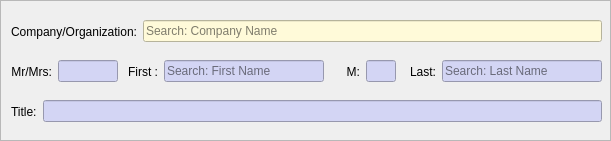
  <widget class="QFrame" name="nameFrame">
   <property name="geometry">
    <rect>
     <x>10</x>
     <y>10</y>
     <width>611</width>
     <height>141</height>
    </rect>
   </property>
   <property name="frameShape">
    <enum>QFrame::StyledPanel</enum>
   </property>
   <property name="frameShadow">
    <enum>QFrame::Raised</enum>
   </property>
   <widget class="QWidget" name="layoutWidget">
    <property name="geometry">
     <rect>
      <x>11</x>
      <y>91</y>
      <width>591</width>
      <height>41</height>
     </rect>
    </property>
    <layout class="QHBoxLayout" name="horizontalLayout_3">
     <item>
      <widget class="QLabel" name="credLabel">
       <property name="text">
        <string>Title:</string>
       </property>
       <property name="buddy">
        <cstring>credLineEdit</cstring>
       </property>
      </widget>
     </item>
     <item>
      <widget class="QLineEdit" name="credLineEdit">
       <property name="styleSheet">
        <string notr="true">background-color: rgb(211, 213, 244);</string>
       </property>
      </widget>
     </item>
    </layout>
   </widget>
   <widget class="QWidget" name="layoutWidget">
    <property name="geometry">
     <rect>
      <x>11</x>
      <y>51</y>
      <width>591</width>
      <height>41</height>
     </rect>
    </property>
    <layout class="QHBoxLayout" name="horizontalLayout_2">
     <item>
      <widget class="QLabel" name="mrmrsLabel">
       <property name="maximumSize">
        <size>
         <width>55</width>
         <height>16777215</height>
        </size>
       </property>
       <property name="text">
        <string>Mr/Mrs:</string>
       </property>
       <property name="alignment">
        <set>Qt::AlignRight|Qt::AlignTrailing|Qt::AlignVCenter</set>
       </property>
       <property name="buddy">
        <cstring>mrmrsLineEdit</cstring>
       </property>
      </widget>
     </item>
     <item>
      <widget class="QLineEdit" name="mrmrsLineEdit">
       <property name="maximumSize">
        <size>
         <width>60</width>
         <height>16777215</height>
        </size>
       </property>
       <property name="styleSheet">
        <string notr="true">background-color: rgb(211, 213, 244);</string>
       </property>
      </widget>
     </item>
     <item>
      <widget class="QLabel" name="firstnameLabel">
       <property name="maximumSize">
        <size>
         <width>40</width>
         <height>16777215</height>
        </size>
       </property>
       <property name="text">
        <string>First :</string>
       </property>
       <property name="alignment">
        <set>Qt::AlignRight|Qt::AlignTrailing|Qt::AlignVCenter</set>
       </property>
       <property name="buddy">
        <cstring>firstNameLineEdit</cstring>
       </property>
      </widget>
     </item>
     <item>
      <widget class="QLineEdit" name="firstNameLineEdit">
       <property name="maximumSize">
        <size>
         <width>160</width>
         <height>16777215</height>
        </size>
       </property>
       <property name="styleSheet">
        <string notr="true">background-color: rgb(211, 213, 244);</string>
       </property>
       <property name="placeholderText">
        <string>Search: First Name</string>
       </property>
      </widget>
     </item>
     <item>
      <widget class="QLabel" name="middleNameLabel">
       <property name="maximumSize">
        <size>
         <width>30</width>
         <height>16777215</height>
        </size>
       </property>
       <property name="text">
        <string>M:</string>
       </property>
       <property name="alignment">
        <set>Qt::AlignRight|Qt::AlignTrailing|Qt::AlignVCenter</set>
       </property>
       <property name="buddy">
        <cstring>middleNameLineEdit</cstring>
       </property>
      </widget>
     </item>
     <item>
      <widget class="QLineEdit" name="middleNameLineEdit">
       <property name="sizePolicy">
        <sizepolicy hsizetype="Expanding" vsizetype="Fixed">
         <horstretch>1</horstretch>
         <verstretch>0</verstretch>
        </sizepolicy>
       </property>
       <property name="maximumSize">
        <size>
         <width>30</width>
         <height>16777215</height>
        </size>
       </property>
       <property name="styleSheet">
        <string notr="true">background-color: rgb(211, 213, 244);</string>
       </property>
      </widget>
     </item>
     <item>
      <widget class="QLabel" name="lastNameLabel">
       <property name="maximumSize">
        <size>
         <width>40</width>
         <height>16777215</height>
        </size>
       </property>
       <property name="text">
        <string>Last:</string>
       </property>
       <property name="alignment">
        <set>Qt::AlignRight|Qt::AlignTrailing|Qt::AlignVCenter</set>
       </property>
       <property name="buddy">
        <cstring>lastNameLineEdit</cstring>
       </property>
      </widget>
     </item>
     <item>
      <widget class="QLineEdit" name="lastNameLineEdit">
       <property name="maximumSize">
        <size>
         <width>160</width>
         <height>16777215</height>
        </size>
       </property>
       <property name="styleSheet">
        <string notr="true">background-color: rgb(211, 213, 244);</string>
       </property>
       <property name="placeholderText">
        <string>Search: Last Name</string>
       </property>
      </widget>
     </item>
    </layout>
   </widget>
   <widget class="QWidget" name="layoutWidget">
    <property name="geometry">
     <rect>
      <x>11</x>
      <y>11</y>
      <width>591</width>
      <height>41</height>
     </rect>
    </property>
    <layout class="QHBoxLayout" name="horizontalLayout">
     <item>
      <widget class="QLabel" name="companyLabel">
       <property name="text">
        <string>Company/Organization:</string>
       </property>
       <property name="alignment">
        <set>Qt::AlignRight|Qt::AlignTrailing|Qt::AlignVCenter</set>
       </property>
       <property name="buddy">
        <cstring>companyLineEdit</cstring>
       </property>
      </widget>
     </item>
     <item>
      <widget class="QLineEdit" name="companyLineEdit">
       <property name="styleSheet">
        <string notr="true">background-color: rgb(255, 250, 217)</string>
       </property>
       <property name="placeholderText">
        <string>Search: Company Name</string>
       </property>
      </widget>
     </item>
    </layout>
   </widget>
  </widget>
